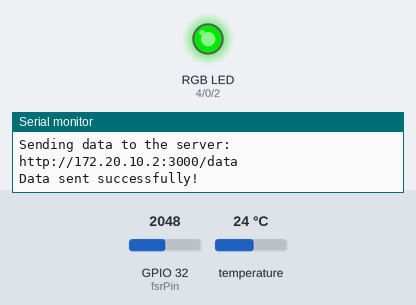
Bench run of a sketch on a simulated ESP32. On the bench: an RGB LED mixed from three pins (HIGH = lit), the last lines printed to the serial monitor. The inputs (shaded band) are chosen by the test bench; at power-on: temperature 24 °C, GPIO 32 (fsrPin) = 2048 (analog values on the 0–4095 scale). Dim RGB values are drawn brighter than linear; WiFi joins after 1.5 s; servers stay silent unless stated; uploads are accepted with an empty reply.

Above: at 3.2 s.
3.3 s: temperature set to 26.3 °C
7.0 s: temperature set to 27.6 °C
At 9.0 s:
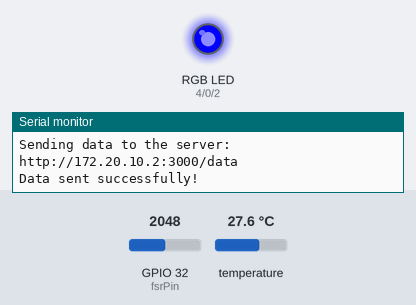
10.7 s: GPIO 32 (fsrPin) set to 2352
14.4 s: GPIO 32 (fsrPin) set to 2447
At 17.7 s:
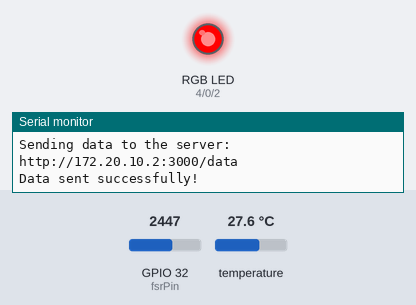
18.1 s: temperature set to 12 °C
At 20.4 s:
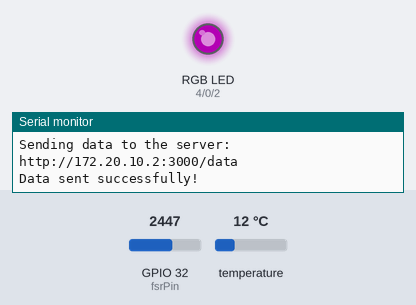
21.8 s: temperature set to 28 °C
At 23.0 s:
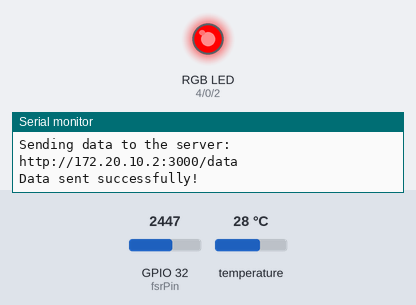
Timing chart, 0 to 24.8 s (numbered marks = the images above; inputs shaded):
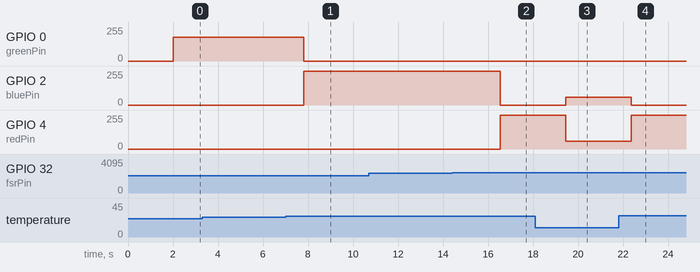

Measured:
- the behaviour switches between 27 and 27.1 °C on temperature (found by bisection; images 0 and 1)
- the behaviour switches between 2400 and 2401 on GPIO 32 (fsrPin) (found by bisection; images 1 and 2)
- after the input at 7.0 s, GPIO 0 (greenPin): 180/255 → 0/255 after 0.82 s; GPIO 2 (bluePin): 0/255 → 255/255 after 0.82 s
- after the input at 14.4 s, GPIO 2 (bluePin): 255/255 → 0/255 after 2.2 s; GPIO 4 (redPin): 0/255 → 255/255 after 2.2 s
- after the input at 18.1 s, GPIO 2 (bluePin): 0/255 → 60/255 after 1.4 s; GPIO 4 (redPin): 255/255 → 60/255 after 1.4 s
- after the input at 21.8 s, GPIO 2 (bluePin): 60/255 → 0/255 after 0.57 s; GPIO 4 (redPin): 60/255 → 255/255 after 0.57 s

The sketch:

9NOVFINALFINALFINALCODE.ino
```cpp
#include <Wire.h>
#include <SPI.h>
#include <Adafruit_BMP280.h>
#include <WiFi.h>
#include <HTTPClient.h>
#include <ArduinoJson.h>

Adafruit_BMP280 bmp; // I2C

const int fsrPin = 32; // FSR402 analog pin
float value;
float voltage;
unsigned long resistance = 0;
unsigned long conductance = 0;
float pressure = 0; // Pressure in N/cm^2

// Data filtering parameters
float previousFilteredT1 = 0;
float alphaT1 = 0.2; // Smoothing factor (0 < alpha < 1) for temperature 1

const int bluePin = 2;   // Blue LED pin
const int greenPin = 0;  // Green LED pin
const int redPin = 4;    // Red LED pin

const char* ssid = "pohchin_";     // Replace with your Wi-Fi network name
const char* password = "#LOLOLOL"; // Replace with your Wi-Fi network password
String serverHost = "172.20.10.2"; // Replace with your server's IP address
const int serverPort = 3000;       // Replace with the server's port if different
const String serverPath = "/data";  // Correct path on your server

bool wifiConnected = false; // Variable to track Wi-Fi connection status

void setup() {
  Serial.begin(115200);
  delay(1000);
  pinMode(redPin, OUTPUT);
  pinMode(greenPin, OUTPUT);
  pinMode(bluePin, OUTPUT);

  WiFi.begin(ssid, password);
  Serial.println("Connecting to Wi-Fi...");

  wifiConnected = true; // Assume Wi-Fi is connected

  analogReadResolution(12); // Set the resolution to 12 bits (0-4095)
  analogSetAttenuation(ADC_11db); // Set the reference to 3.3V

  Serial.begin(115200);
  delay(1000);
  if (!bmp.begin(0x76)) {
    Serial.println("Could not find a valid BMP280 sensor, check wiring!");
    while (1);
  }


  /* Default settings from datasheet. */
  bmp.setSampling(Adafruit_BMP280::MODE_NORMAL,     /* Operating Mode. */
                  Adafruit_BMP280::SAMPLING_X2,     /* Temp. oversampling */
                  Adafruit_BMP280::SAMPLING_X16,    /* Pressure oversampling */
                  Adafruit_BMP280::FILTER_X16,      /* Filtering. */
                  Adafruit_BMP280::STANDBY_MS_500); /* Standby time. */
}

// Calibration data points
int fsrValues[] = {0, 150, 1100, 1450, 1750, 2100, 2350, 2400, 2420, 2480, 2490}; // FSR values
float forceValues[] = {15.0, 20.0, 30.0, 40.0 , 50.0, 60.0, 70.0, 80.0, 90.0, 100.0, 110.0}; // Corresponding forces in grams

float convertToPressure(int fsrValue) {
  if (fsrValue <= fsrValues[0]) {
    return 0; // Below the calibration range
  } else if (fsrValue >= fsrValues[10]) {
    // Convert force in grams to force in N, then to pressure in N/cm^2
    return (forceValues[10] / 9.0) / (PI * pow(0.9, 2));
  } else {
    // Linear interpolation
    for (int i = 1; i < 11; i++) {
      if (fsrValue <= fsrValues[i]) {
        // Convert interpolated force in grams to force in N, then to pressure in N/cm^2
        float force = forceValues[i - 1] + (fsrValue - fsrValues[i - 1]) * (forceValues[i] - forceValues[i - 1]) / (fsrValues[i] - fsrValues[i - 1]);
        return (force / 9.0) / (PI * pow(0.9, 2));
      }
    }
  }
  return 0; // Default case
}

void loop() {

  float temperature = bmp.readTemperature();

  int fsrValue = analogRead(fsrPin);
  pressure = convertToPressure(fsrValue); // Calculate pressure using the calibration


  float filteredT1 = (alphaT1 * temperature) + (1 - alphaT1) * previousFilteredT1; // Apply smoothing to temperature data
  previousFilteredT1 = filteredT1;

//  unsigned long resistance = (50e6 / voltage) - 10000;
//  Serial.print("Voltage:");
//  Serial.println(voltage);
//  Serial.print("Resistance:");
//  Serial.println(resistance);
//  unsigned long conductance = 1000000 / resistance; // in microhms
//  Serial.print("Conductance:");
//  Serial.println(conductance);

//  if (conductance <= 1000) {
//    force = ((conductance / 80) / 9.81);
//  } else {
//    force = (((conductance - 1000) / 30) / 9.81);
//  }
Serial.print("FSR Value: ");
Serial.println(fsrValue);
Serial.print(F("Calculated Pressure: "));
Serial.print(pressure);
Serial.println(" N/cm^2");
Serial.print(F("Temperature = "));
Serial.print(temperature);
Serial.println(" *C");

  // Condition 1: Both BMP280 and FSR402 below threshold
  if (temperature < 27 && pressure < 3.5) {
    setRGBColor(0, 180, 0); // Green
//    Serial.print(F("Temperature = "));
//    Serial.print(temperature);
//    Serial.println(" *C");
//    Serial.print("Analog:");
//    Serial.println(fsrValue);
//    Serial.print("Normal force:");
//    Serial.println(force);
  }

  // Condition 2: BMP280 temperature above 20
  else if (temperature > 27 && pressure < 3.5) {
    setRGBColor(0, 0, 255); // BLUE
    Serial.print("bad temperature");
    Serial.print(temperature);
    Serial.println(" *C");
//    Serial.print("Analog:");
//    Serial.println(fsrValue);
  //  Serial.print("Normal force:");
  //  Serial.println(force);
  }

  // Condition 3: FSR402 force above 4.1
  else if (temperature < 27 && pressure > 3.5) {
    setRGBColor(60, 0, 60); // Purple
//    Serial.print(F("Temperature = "));
//    Serial.print(temperature);
//    Serial.println(" *C");
  //  Serial.print("Analog:");
  //  Serial.println(fsrValue);
    Serial.println("bad force");
  //  Serial.print("HIGH force:");
  //  Serial.println(force);
  }

  // Condition 4: BMP280 temperature above 20 and FSR402 force above 4.1
  else if (temperature > 27 && pressure > 3.5) {
    setRGBColor(255, 0, 0); // Red
    Serial.print("bad temperature");
//    Serial.print(temperature);
//    Serial.println(" *C");
  //  Serial.print("Analog:");
  //  Serial.println(fsrValue);
    Serial.println("bad force");
   // Serial.print("HIGH force:");
  //  Serial.println(force);
  }

  Serial.print("\n");
//  delay(2000);
//  Serial.print("\n");

  // Send data to the server if Wi-Fi is connected
  if (wifiConnected) {
    sendDataToServer(filteredT1, "temperature");
    sendDataToServer(pressure, "pressure");
  }
  delay(500);
}

void setRGBColor(int red, int green, int blue) {
  analogWrite(redPin, red);
  analogWrite(greenPin, green);
  analogWrite(bluePin, blue);
}

void sendDataToServer(float value, String sensorType) {
  HTTPClient http;

  String url = "http://" + String(serverHost) + ":" + String(serverPort) + String(serverPath);

  // Create a JSON object and populate it
  DynamicJsonDocument jsonDoc(200);
  jsonDoc["sensor_type"] = sensorType;
  jsonDoc["value"] = value;

  // Serialize the JSON object to a string
  String postData;
  serializeJson(jsonDoc, postData);

  Serial.print("Sending data to the server: ");
  Serial.println(url);

  http.begin(url);
  http.addHeader("Content-Type", "application/json");

  int httpResponseCode = http.POST(postData);
  if (httpResponseCode == 200) {
    Serial.println("Data sent successfully!");
  } else {
    Serial.print("Error sending data. HTTP response code: ");
    Serial.println(httpResponseCode);
  }

  http.end();
  delay(1000);
}
```
